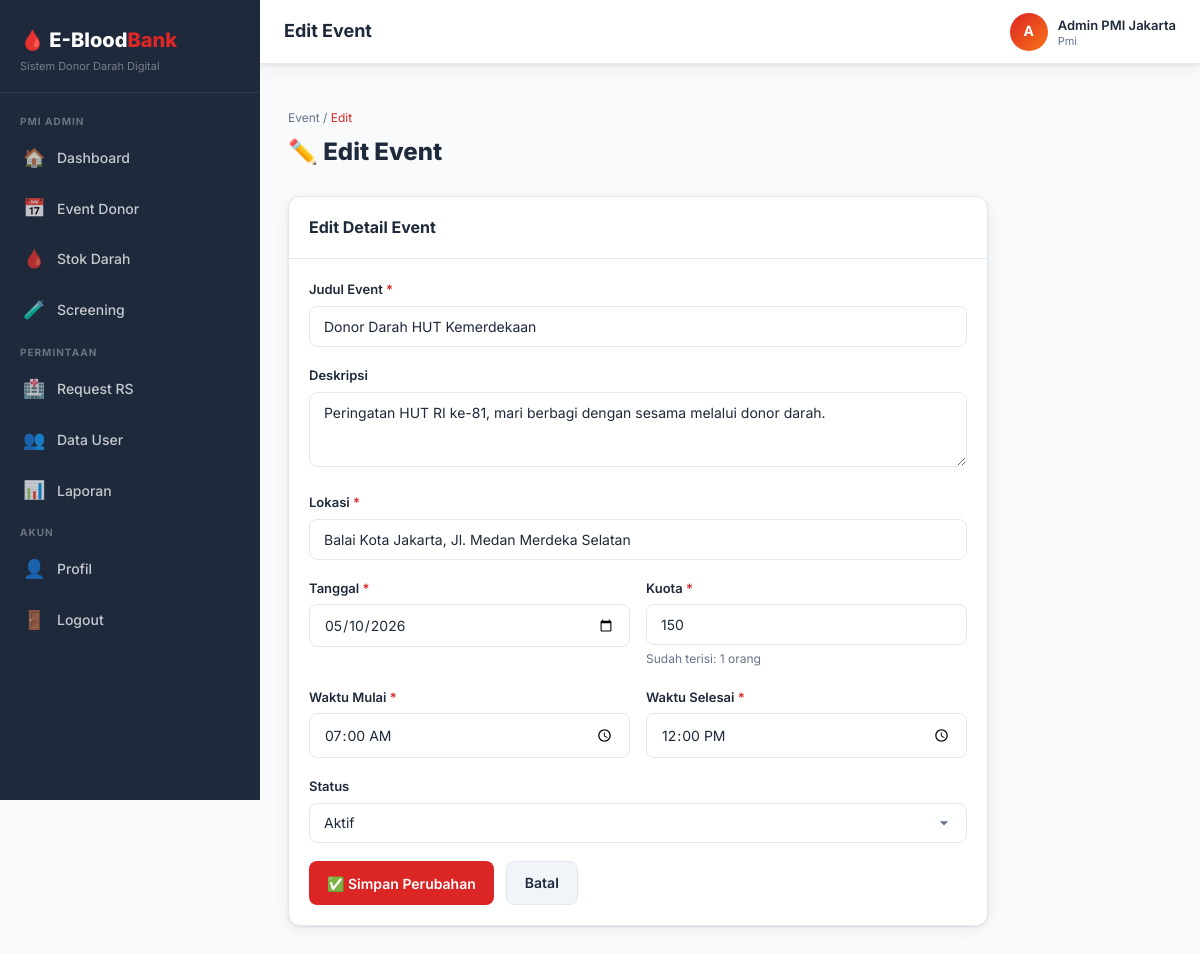
Page /index.php?page=admin_event_edit&id=2 (signed in) on the committed database.
### tables this page shows
CREATE TABLE IF NOT EXISTS users (
    id INT AUTO_INCREMENT PRIMARY KEY,
    nik VARCHAR(20) UNIQUE,
    name VARCHAR(100) NOT NULL,
    email VARCHAR(100) UNIQUE NOT NULL,
    password VARCHAR(255) NOT NULL,
    role ENUM('donor', 'pmi', 'rs') NOT NULL DEFAULT 'donor',
    blood_type ENUM('A', 'B', 'AB', 'O') DEFAULT NULL,
    rhesus ENUM('+', '-') DEFAULT NULL,
    phone VARCHAR(20),
    address TEXT,
    last_donation DATE DEFAULT NULL,
    total_donations INT DEFAULT 0,
    hospital_name VARCHAR(150) DEFAULT NULL,
    is_active TINYINT(1) DEFAULT 1,
    created_at TIMESTAMP DEFAULT CURRENT_TIMESTAMP,
    updated_at TIMESTAMP DEFAULT CURRENT_TIMESTAMP ON UPDATE CURRENT_TIMESTAMP
);

CREATE TABLE IF NOT EXISTS events (
    id INT AUTO_INCREMENT PRIMARY KEY,
    title VARCHAR(200) NOT NULL,
    description TEXT,
    location VARCHAR(255) NOT NULL,
    date DATE NOT NULL,
    start_time TIME NOT NULL,
    end_time TIME NOT NULL,
    quota INT NOT NULL DEFAULT 50,
    booked INT DEFAULT 0,
    created_by INT NOT NULL,
    status ENUM('active', 'completed', 'cancelled') DEFAULT 'active',
    created_at TIMESTAMP DEFAULT CURRENT_TIMESTAMP,
    updated_at TIMESTAMP DEFAULT CURRENT_TIMESTAMP ON UPDATE CURRENT_TIMESTAMP,
    FOREIGN KEY (created_by) REFERENCES users(id) ON DELETE CASCADE
);

### index.php (called while the page is built, shortened)
<?php
require_once __DIR__ . '/core/auth.php';
require_once __DIR__ . '/core/helper.php';
require_once __DIR__ . '/routes.php';

### core/auth.php (called while the page is built, shortened)
<?php
require_once __DIR__ . '/helper.php';
function isLoggedIn() {
    return isset($_SESSION['user_id']);
}
function currentUser() {
    $db = getDB();
    $stmt = $db->prepare("SELECT * FROM users WHERE id = ? LIMIT 1");
    $stmt->execute([$_SESSION['user_id']]);
    return $stmt->fetch();
}
function hasRole($role) {
    return isLoggedIn() && $_SESSION['user_role'] === $role;
}

### core/helper.php (called while the page is built, shortened)
<?php
function sanitize($input) {
    return htmlspecialchars(strip_tags(trim($input)), ENT_QUOTES, 'UTF-8');
}

### modules/event/edit.php (the view, shortened to what this page needs)
<?php
$id = (int)($_GET['id']??0);
$db = getDB();
$stmt = $db->prepare("SELECT * FROM events WHERE id=?");
$stmt->execute([$id]); $event=$stmt->fetch();
$pageTitle   = 'Edit Event';
include __DIR__.'/../../views/layouts/header.php';
?>
<div class="page-header">
  <div><div class="breadcrumb"><a href="/ebloodbank/index.php?page=admin_events">Event</a> / <span>Edit</span></div><h2>✏️ Edit Event</h2></div>
</div>
<div class="card" style="max-width:700px">
  <div class="card-header"><h3>Edit Detail Event</h3></div>
  <div class="card-body">
    <form action="/ebloodbank/index.php?page=admin_event_save" method="POST">
      <div class="form-group">
        <label class="form-label">Judul Event <span class="req">*</span></label>
        <input type="text" name="title" class="form-control" value="<?=sanitize($event['title'])?>" required>
      </div>
      <div class="form-group">
        <label class="form-label">Deskripsi</label>
        <textarea name="description" class="form-control" rows="3"><?=sanitize($event['description']??'')?></textarea>
      </div>
      <div class="form-group">
        <label class="form-label">Lokasi <span class="req">*</span></label>
        <input type="text" name="location" class="form-control" value="<?=sanitize($event['location'])?>" required>
      </div>
      <div class="form-row">
        <div class="form-group">
          <label class="form-label">Tanggal <span class="req">*</span></label>
          <input type="date" name="date" class="form-control" value="<?=$event['date']?>" required>
        </div>
        <div class="form-group">
          <label class="form-label">Kuota <span class="req">*</span></label>
          <input type="number" name="quota" class="form-control" value="<?=$event['quota']?>" min="<?=$event['booked']?>" required>
          <div class="form-text">Sudah terisi: <?=$event['booked']?> orang</div>
        </div>
      </div>
      <div class="form-row">
        <div class="form-group">
          <label class="form-label">Waktu Mulai <span class="req">*</span></label>
          <input type="time" name="start_time" class="form-control" value="<?=$event['start_time']?>" required>
        </div>
        <div class="form-group">
          <label class="form-label">Waktu Selesai <span class="req">*</span></label>
          <input type="time" name="end_time" class="form-control" value="<?=$event['end_time']?>" required>
        </div>
      </div>
      <div class="form-group">
        <label class="form-label">Status</label>
        <select name="status" class="form-control">
          <option value="active" <?=$event['status']==='active'?'selected':''?>>Aktif</option>
        </select>
      </div>
      <div style="display:flex;gap:12px;margin-top:8px">
        <button type="submit" class="btn btn-primary">✅ Simpan Perubahan</button>
        <a href="/ebloodbank/index.php?page=admin_events" class="btn btn-secondary">Batal</a>
      </div>
    </form>
  </div>
</div>
<?php include __DIR__.'/../../views/layouts/footer.php'; ?>

### views/layouts/header.php (shortened to what this page needs)
<?php
$user = currentUser();
$currentPage = $_GET['page'] ?? 'dashboard';
function navItem($icon, $label, $page, $currentPage) {
    $active = $currentPage === $page ? 'active' : '';
    return "<a class='nav-item $active' href='/ebloodbank/index.php?page=$page'>
        <span class='nav-icon'>$icon</span> $label
    </a>";
}
?>
<!DOCTYPE html>
<html lang="id">
<head>
<link rel="stylesheet" href="/ebloodbank/public/css/style.css">
</head>
<body>
<div class="app-layout">
<aside class="sidebar" id="sidebar">
  <div class="sidebar-logo">
    <h2>🩸 E-Blood<span>Bank</span></h2>
    <p>Sistem Donor Darah Digital</p>
  </div>
  <nav class="sidebar-nav">
  <?php if (hasRole('donor')): ?>
    <div class="nav-section">Donor</div>
    <?= navItem('🏠', 'Dashboard', 'dashboard', $currentPage) ?>
    <?= navItem('📅', 'Event Donor', 'events', $currentPage) ?>
    <?= navItem('🎫', 'Booking Saya', 'my_bookings', $currentPage) ?>
    <?= navItem('📋', 'Riwayat Donor', 'history', $currentPage) ?>
    <?= navItem('👤', 'Profil', 'profile', $currentPage) ?>
  <?php elseif (hasRole('pmi')): ?>
    <div class="nav-section">PMI Admin</div>
    <?= navItem('🏠', 'Dashboard', 'admin_dashboard', $currentPage) ?>
    <?= navItem('📅', 'Event Donor', 'admin_events', $currentPage) ?>
    <?= navItem('🩸', 'Stok Darah', 'admin_stock', $currentPage) ?>
    <?= navItem('🧪', 'Screening', 'admin_screening', $currentPage) ?>
    <div class="nav-section">Permintaan</div>
    <?= navItem('🏥', 'Request RS', 'admin_requests', $currentPage) ?>
    <?= navItem('👥', 'Data User', 'admin_users', $currentPage) ?>
    <?= navItem('📊', 'Laporan', 'reports', $currentPage) ?>
  <?php endif; ?>
    <div class="nav-section" style="margin-top:auto">Akun</div>
    <?= navItem('👤', 'Profil', 'profile', $currentPage) ?>
    <a class="nav-item" href="/ebloodbank/index.php?page=logout" data-confirm="Yakin mau logout?">
      <span class="nav-icon">🚪</span> Logout
    </a>
  </nav>
</aside>
<div class="main-content">
  <header class="topbar">
    <div class="d-flex align-center gap-3">
      <div class="topbar-left">
        <h1><?= $pageTitle ?? 'Dashboard' ?></h1>
      </div>
    </div>
    <div class="topbar-right">
      <div class="topbar-user">
        <div class="user-avatar"><?= strtoupper(substr($user['name'] ?? 'U', 0, 1)) ?></div>
        <div class="user-info">
          <strong><?= sanitize($user['name'] ?? '') ?></strong>
          <span><?= ucfirst($user['role'] ?? '') ?></span>
        </div>
      </div>
    </div>
  </header>
  <main class="page-body">

### public/css/style.css (style rules this page uses)
:root { --primary: #dc2626; --primary-dark: #991b1b; --primary-light: #fef2f2; --secondary: #1e293b; --accent: #f97316; --success: #16a34a; --warning: #d97706; --danger: #dc2626; --info: #0284c7; --bg: #f8fafc; --bg-dark: #0f172a; --surface: #ffffff; --surface2: #f1f5f9; --border: #e2e8f0; --text: #1e293b; --text-muted: #64748b; --sidebar-w: 260px; --header-h: 64px; --radius: 12px; --shadow: 0 1px 3px rgba(0,0,0,.08), 0 4px 16px rgba(0,0,0,.06); --shadow-lg: 0 10px 40px rgba(0,0,0,.12); }
*,*::before,*::after { box-sizing:border-box;margin:0;padding:0 }
html { scroll-behavior:smooth }
body { font-family:'Inter',sans-serif;background:var(--bg);color:var(--text);line-height:1.6;font-size:15px }
a { color:inherit;text-decoration:none }
button,input,select,textarea { font-family:inherit;font-size:inherit }
.app-layout { display:flex;min-height:100vh }
.sidebar { width:var(--sidebar-w);background:var(--secondary);color:#fff;position:fixed;top:0;left:0;height:100vh;overflow-y:auto;z-index:100;transition:.3s }
.main-content { margin-left:var(--sidebar-w);flex:1;display:flex;flex-direction:column;min-height:100vh }
.topbar { height:var(--header-h);background:var(--surface);border-bottom:1px solid var(--border);display:flex;align-items:center;padding:0 24px;justify-content:space-between;position:sticky;top:0;z-index:50;box-shadow:var(--shadow) }
.page-body { padding:28px;flex:1 }
.sidebar-logo { padding:24px 20px 16px;border-bottom:1px solid rgba(255,255,255,.08) }
.sidebar-logo h2 { font-size:20px;font-weight:800;color:#fff }
.sidebar-logo h2 span { color:var(--primary) }
.sidebar-logo p { font-size:11px;color:rgba(255,255,255,.4);margin-top:2px }
.sidebar-nav { padding:12px 0 }
.nav-section { padding:8px 20px 4px;font-size:10px;font-weight:700;text-transform:uppercase;letter-spacing:.1em;color:rgba(255,255,255,.35) }
.nav-item { display:flex;align-items:center;gap:12px;padding:11px 20px;color:rgba(255,255,255,.75);transition:.2s;cursor:pointer;border-left:3px solid transparent;font-size:14px;font-weight:500 }
.nav-item .nav-icon { font-size:18px;width:22px;text-align:center }
.topbar-left h1 { font-size:18px;font-weight:700;color:var(--text) }
.topbar-right { display:flex;align-items:center;gap:16px }
.topbar-user { display:flex;align-items:center;gap:10px }
.user-avatar { width:38px;height:38px;border-radius:50%;background:linear-gradient(135deg,var(--primary),var(--accent));display:flex;align-items:center;justify-content:center;color:#fff;font-weight:700;font-size:14px }
.user-info { line-height:1.3 }
.user-info strong { font-size:13px;font-weight:600 }
.user-info span { font-size:11px;color:var(--text-muted);display:block }
.card { background:var(--surface);border-radius:var(--radius);box-shadow:var(--shadow);border:1px solid var(--border) }
.card-header { padding:18px 20px;border-bottom:1px solid var(--border);display:flex;align-items:center;justify-content:space-between }
.card-header h3 { font-size:16px;font-weight:700 }
.card-body { padding:20px }
.btn { display:inline-flex;align-items:center;gap:8px;padding:10px 18px;border-radius:8px;border:none;cursor:pointer;font-weight:600;font-size:14px;transition:.2s;white-space:nowrap }
.btn-primary { background:var(--primary);color:#fff }
.btn-secondary { background:var(--surface2);color:var(--text);border:1px solid var(--border) }
.form-group { margin-bottom:18px }
.form-label { display:block;font-size:13px;font-weight:600;color:var(--text);margin-bottom:6px }
.form-label .req { color:var(--danger) }
.form-control { width:100%;padding:11px 14px;border:1.5px solid var(--border);border-radius:8px;font-size:14px;background:var(--surface);color:var(--text);transition:.2s;outline:none }
.form-control::placeholder { color:#94a3b8 }
.form-text { font-size:12px;color:var(--text-muted);margin-top:4px }
.form-row { display:grid;grid-template-columns:1fr 1fr;gap:16px }
select.form-control { appearance:none;background-repeat:no-repeat;background-position:right 12px center;background-size:20px;padding-right:40px }
.page-header { display:flex;align-items:center;justify-content:space-between;margin-bottom:24px }
.page-header h2 { font-size:24px;font-weight:800 }
.breadcrumb { font-size:12px;color:var(--text-muted);margin-bottom:6px }
.breadcrumb span { color:var(--primary) }
.d-flex { display:flex }
.gap-3 { gap:12px }
.align-center { align-items:center }

### rows in the picture
users: name "A", name "Admin PMI Jakarta", role "Pmi"
events: title "Donor Darah HUT Kemerdekaan", description "Peringatan HUT RI ke-81, mari berbagi dengan sesama melalui donor darah.", location "Balai Kota Jakarta, Jl. Medan Merdeka Selatan", date "05/10/2026", quota "150", booked "1", start_time "07:00:00", end_time "12:00:00", status "Aktif"

### other values in the picture
$icon "🏠 📅 🩸 🧪 🏥 👥 📊 👤"
$label "Dashboard Event Donor Stok Darah Screening Request RS Data User Laporan Profil"
$pageTitle "Edit Event"
